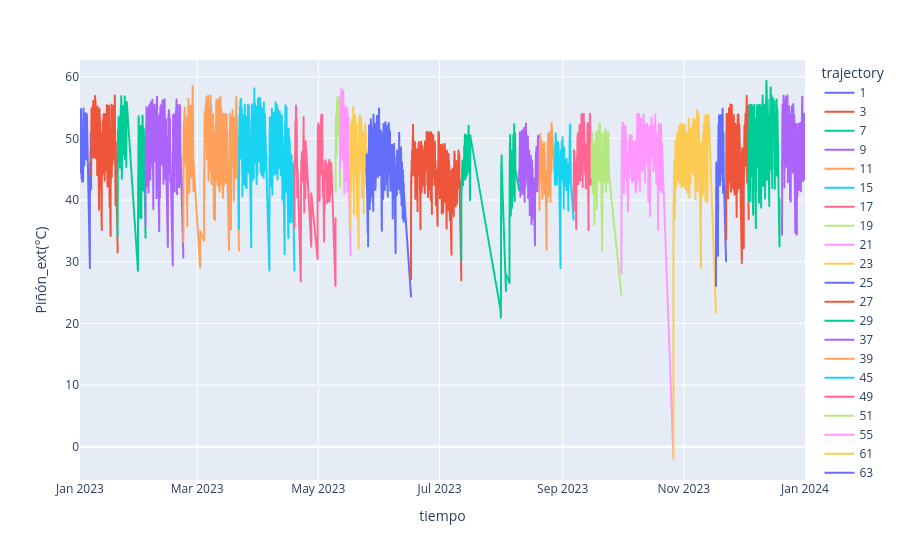

Write notebook code for a chart like this one.
### Markdown cell above
## Split time series graph

### Code cell
linePlot(data   = aggregated_df, 
         x      = 'tiempo', 
         y      = 'Piñón_ext(°C)', 
         color  = 'trajectory')

### Figure 1 — Plotly figure (JSON) as saved in the notebook; plotly's stock layout.template omitted (floating-point values rounded to 4 significant figures; data arrays with more than 128 entries replaced by an {"elided": "..."} marker saying what was removed)
{"data": [{"hovertemplate": "trajectory=1<br>tiempo=%{x}<br>Piñón_ext(°C)=%{y}<extra></extra>", "legendgroup": "1", "line": {"color": "#636efa", "dash": "solid"}, "marker": {"symbol": "circle"}, "mode": "lines", "name": "1", "showlegend": true, "type": "scattergl", "x": {"elided": "487 str values"}, "xaxis": "x", "y": {"elided": "487 float values"}, "yaxis": "y"}, {"hovertemplate": "trajectory=3<br>tiempo=%{x}<br>Piñón_ext(°C)=%{y}<extra></extra>", "legendgroup": "3", "line": {"color": "#EF553B", "dash": "solid"}, "marker": {"symbol": "circle"}, "mode": "lines", "name": "3", "showlegend": true, "type": "scattergl", "x": {"elided": "1228 str values"}, "xaxis": "x", "y": {"elided": "1228 float values"}, "yaxis": "y"}, {"hovertemplate": "trajectory=7<br>tiempo=%{x}<br>Piñón_ext(°C)=%{y}<extra></extra>", "legendgroup": "7", "line": {"color": "#00cc96", "dash": "solid"}, "marker": {"symbol": "circle"}, "mode": "lines", "name": "7", "showlegend": true, "type": "scattergl", "x": {"elided": "885 str values"}, "xaxis": "x", "y": {"elided": "885 float values"}, "yaxis": "y"}, {"hovertemplate": "trajectory=9<br>tiempo=%{x}<br>Piñón_ext(°C)=%{y}<extra></extra>", "legendgroup": "9", "line": {"color": "#ab63fa", "dash": "solid"}, "marker": {"symbol": "circle"}, "mode": "lines", "name": "9", "showlegend": true, "type": "scattergl", "x": {"elided": "1496 str values"}, "xaxis": "x", "y": {"elided": "1496 float values"}, "yaxis": "y"}, {"hovertemplate": "trajectory=11<br>tiempo=%{x}<br>Piñón_ext(°C)=%{y}<extra></extra>", "legendgroup": "11", "line": {"color": "#FFA15A", "dash": "solid"}, "marker": {"symbol": "circle"}, "mode": "lines", "name": "11", "showlegend": true, "type": "scattergl", "x": {"elided": "1986 str values"}, "xaxis": "x", "y": {"elided": "1986 float values"}, "yaxis": "y"}, {"hovertemplate": "trajectory=15<br>tiempo=%{x}<br>Piñón_ext(°C)=%{y}<extra></extra>", "legendgroup": "15", "line": {"color": "#19d3f3", "dash": "solid"}, "marker": {"symbol": "circle"}, "mode": "lines", "name": "15", "showlegend": true, "type": "scattergl", "x": {"elided": "2247 str values"}, "xaxis": "x", "y": {"elided": "2247 float values"}, "yaxis": "y"}, {"hovertemplate": "trajectory=17<br>tiempo=%{x}<br>Piñón_ext(°C)=%{y}<extra></extra>", "legendgroup": "17", "line": {"color": "#FF6692", "dash": "solid"}, "marker": {"symbol": "circle"}, "mode": "lines", "name": "17", "showlegend": true, "type": "scattergl", "x": {"elided": "1171 str values"}, "xaxis": "x", "y": {"elided": "1171 float values"}, "yaxis": "y"}, {"hovertemplate": "trajectory=19<br>tiempo=%{x}<br>Piñón_ext(°C)=%{y}<extra></extra>", "legendgroup": "19", "line": {"color": "#B6E880", "dash": "solid"}, "marker": {"symbol": "circle"}, "mode": "lines", "name": "19", "showlegend": true, "type": "scattergl", "x": {"elided": "296 str values"}, "xaxis": "x", "y": {"elided": "296 float values"}, "yaxis": "y"}, {"hovertemplate": "trajectory=21<br>tiempo=%{x}<br>Piñón_ext(°C)=%{y}<extra></extra>", "legendgroup": "21", "line": {"color": "#FF97FF", "dash": "solid"}, "marker": {"symbol": "circle"}, "mode": "lines", "name": "21", "showlegend": true, "type": "scattergl", "x": {"elided": "445 str values"}, "xaxis": "x", "y": {"elided": "445 float values"}, "yaxis": "y"}, {"hovertemplate": "trajectory=23<br>tiempo=%{x}<br>Piñón_ext(°C)=%{y}<extra></extra>", "legendgroup": "23", "line": {"color": "#FECB52", "dash": "solid"}, "marker": {"symbol": "circle"}, "mode": "lines", "name": "23", "showlegend": true, "type": "scattergl", "x": {"elided": "805 str values"}, "xaxis": "x", "y": {"elided": "805 float values"}, "yaxis": "y"}, {"hovertemplate": "trajectory=25<br>tiempo=%{x}<br>Piñón_ext(°C)=%{y}<extra></extra>", "legendgroup": "25", "line": {"color": "#636efa", "dash": "solid"}, "marker": {"symbol": "circle"}, "mode": "lines", "name": "25", "showlegend": true, "type": "scattergl", "x": {"elided": "1793 str values"}, "xaxis": "x", "y": {"elided": "1793 float values"}, "yaxis": "y"}, {"hovertemplate": "trajectory=27<br>tiempo=%{x}<br>Piñón_ext(°C)=%{y}<extra></extra>", "legendgroup": "27", "line": {"color": "#EF553B", "dash": "solid"}, "marker": {"symbol": "circle"}, "mode": "lines", "name": "27", "showlegend": true, "type": "scattergl", "x": {"elided": "2450 str values"}, "xaxis": "x", "y": {"elided": "2450 float values"}, "yaxis": "y"}, {"hovertemplate": "trajectory=29<br>tiempo=%{x}<br>Piñón_ext(°C)=%{y}<extra></extra>", "legendgroup": "29", "line": {"color": "#00cc96", "dash": "solid"}, "marker": {"symbol": "circle"}, "mode": "lines", "name": "29", "showlegend": true, "type": "scattergl", "x": {"elided": "952 str values"}, "xaxis": "x", "y": {"elided": "952 float values"}, "yaxis": "y"}, {"hovertemplate": "trajectory=37<br>tiempo=%{x}<br>Piñón_ext(°C)=%{y}<extra></extra>", "legendgroup": "37", "line": {"color": "#ab63fa", "dash": "solid"}, "marker": {"symbol": "circle"}, "mode": "lines", "name": "37", "showlegend": true, "type": "scattergl", "x": {"elided": "1026 str values"}, "xaxis": "x", "y": {"elided": "1026 float values"}, "yaxis": "y"}, {"hovertemplate": "trajectory=39<br>tiempo=%{x}<br>Piñón_ext(°C)=%{y}<extra></extra>", "legendgroup": "39", "line": {"color": "#FFA15A", "dash": "solid"}, "marker": {"symbol": "circle"}, "mode": "lines", "name": "39", "showlegend": true, "type": "scattergl", "x": {"elided": "634 str values"}, "xaxis": "x", "y": {"elided": "634 float values"}, "yaxis": "y"}, {"hovertemplate": "trajectory=45<br>tiempo=%{x}<br>Piñón_ext(°C)=%{y}<extra></extra>", "legendgroup": "45", "line": {"color": "#19d3f3", "dash": "solid"}, "marker": {"symbol": "circle"}, "mode": "lines", "name": "45", "showlegend": true, "type": "scattergl", "x": {"elided": "880 str values"}, "xaxis": "x", "y": {"elided": "880 float values"}, "yaxis": "y"}, {"hovertemplate": "trajectory=49<br>tiempo=%{x}<br>Piñón_ext(°C)=%{y}<extra></extra>", "legendgroup": "49", "line": {"color": "#FF6692", "dash": "solid"}, "marker": {"symbol": "circle"}, "mode": "lines", "name": "49", "showlegend": true, "type": "scattergl", "x": {"elided": "970 str values"}, "xaxis": "x", "y": {"elided": "970 float values"}, "yaxis": "y"}, {"hovertemplate": "trajectory=51<br>tiempo=%{x}<br>Piñón_ext(°C)=%{y}<extra></extra>", "legendgroup": "51", "line": {"color": "#B6E880", "dash": "solid"}, "marker": {"symbol": "circle"}, "mode": "lines", "name": "51", "showlegend": true, "type": "scattergl", "x": {"elided": "909 str values"}, "xaxis": "x", "y": {"elided": "909 float values"}, "yaxis": "y"}, {"hovertemplate": "trajectory=55<br>tiempo=%{x}<br>Piñón_ext(°C)=%{y}<extra></extra>", "legendgroup": "55", "line": {"color": "#FF97FF", "dash": "solid"}, "marker": {"symbol": "circle"}, "mode": "lines", "name": "55", "showlegend": true, "type": "scattergl", "x": {"elided": "2491 str values"}, "xaxis": "x", "y": {"elided": "2491 float values"}, "yaxis": "y"}, {"hovertemplate": "trajectory=61<br>tiempo=%{x}<br>Piñón_ext(°C)=%{y}<extra></extra>", "legendgroup": "61", "line": {"color": "#FECB52", "dash": "solid"}, "marker": {"symbol": "circle"}, "mode": "lines", "name": "61", "showlegend": true, "type": "scattergl", "x": {"elided": "2007 str values"}, "xaxis": "x", "y": {"elided": "2007 float values"}, "yaxis": "y"}, {"hovertemplate": "trajectory=63<br>tiempo=%{x}<br>Piñón_ext(°C)=%{y}<extra></extra>", "legendgroup": "63", "line": {"color": "#636efa", "dash": "solid"}, "marker": {"symbol": "circle"}, "mode": "lines", "name": "63", "showlegend": true, "type": "scattergl", "x": {"elided": "331 str values"}, "xaxis": "x", "y": {"elided": "331 float values"}, "yaxis": "y"}, {"hovertemplate": "trajectory=65<br>tiempo=%{x}<br>Piñón_ext(°C)=%{y}<extra></extra>", "legendgroup": "65", "line": {"color": "#EF553B", "dash": "solid"}, "marker": {"symbol": "circle"}, "mode": "lines", "name": "65", "showlegend": true, "type": "scattergl", "x": {"elided": "937 str values"}, "xaxis": "x", "y": {"elided": "937 float values"}, "yaxis": "y"}, {"hovertemplate": "trajectory=67<br>tiempo=%{x}<br>Piñón_ext(°C)=%{y}<extra></extra>", "legendgroup": "67", "line": {"color": "#00cc96", "dash": "solid"}, "marker": {"symbol": "circle"}, "mode": "lines", "name": "67", "showlegend": true, "type": "scattergl", "x": {"elided": "1438 str values"}, "xaxis": "x", "y": {"elided": "1438 float values"}, "yaxis": "y"}, {"hovertemplate": "trajectory=71<br>tiempo=%{x}<br>Piñón_ext(°C)=%{y}<extra></extra>", "legendgroup": "71", "line": {"color": "#ab63fa", "dash": "solid"}, "marker": {"symbol": "circle"}, "mode": "lines", "name": "71", "showlegend": true, "type": "scattergl", "x": {"elided": "1143 str values"}, "xaxis": "x", "y": {"elided": "1143 float values"}, "yaxis": "y"}], "layout": {"legend": {"title": {"text": "trajectory"}, "tracegroupgap": 0}, "margin": {"t": 60}, "xaxis": {"anchor": "y", "domain": [0, 1], "title": {"text": "tiempo"}}, "yaxis": {"anchor": "x", "domain": [0, 1], "title": {"text": "Piñón_ext(°C)"}}}}
